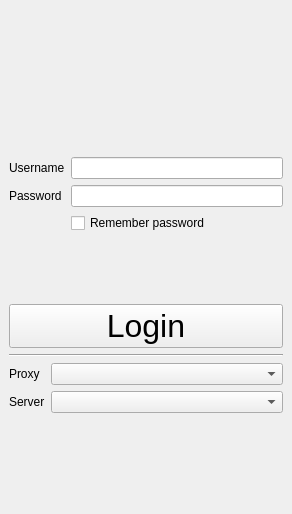
<?xml version="1.0" encoding="UTF-8"?>
<ui version="4.0">
 <class>LoginWindow</class>
 <widget class="QMainWindow" name="LoginWindow">
  <property name="geometry">
   <rect>
    <x>0</x>
    <y>0</y>
    <width>292</width>
    <height>514</height>
   </rect>
  </property>
  <property name="windowTitle">
   <string>Welcome</string>
  </property>
  <widget class="QWidget" name="centralwidget">
   <layout class="QGridLayout" name="gridLayout">
    <item row="0" column="0">
     <layout class="QVBoxLayout" name="verticalLayout">
      <item>
       <widget class="QLabel" name="logoLabel">
        <property name="frameShape">
         <enum>QFrame::NoFrame</enum>
        </property>
        <property name="frameShadow">
         <enum>QFrame::Raised</enum>
        </property>
        <property name="text">
         <string/>
        </property>
        <property name="pixmap">
         <pixmap resource="resources.qrc">:/assets/logo.png</pixmap>
        </property>
        <property name="scaledContents">
         <bool>false</bool>
        </property>
        <property name="alignment">
         <set>Qt::AlignCenter</set>
        </property>
       </widget>
      </item>
      <item>
       <layout class="QFormLayout" name="loginFormLayout">
        <item row="0" column="0">
         <widget class="QLabel" name="usernameLabel">
          <property name="text">
           <string>Username</string>
          </property>
         </widget>
        </item>
        <item row="0" column="1">
         <widget class="QLineEdit" name="usernameEdit"/>
        </item>
        <item row="1" column="0">
         <widget class="QLabel" name="passwordLabel">
          <property name="text">
           <string>Password</string>
          </property>
         </widget>
        </item>
        <item row="1" column="1">
         <widget class="QLineEdit" name="passwordEdit">
          <property name="echoMode">
           <enum>QLineEdit::Password</enum>
          </property>
         </widget>
        </item>
        <item row="2" column="1">
         <widget class="QCheckBox" name="rememberPasswordCheckBox">
          <property name="text">
           <string>Remember password</string>
          </property>
         </widget>
        </item>
       </layout>
      </item>
      <item>
       <widget class="QPushButton" name="loginButton">
        <property name="font">
         <font>
          <pointsize>24</pointsize>
         </font>
        </property>
        <property name="text">
         <string>Login</string>
        </property>
        <property name="flat">
         <bool>false</bool>
        </property>
       </widget>
      </item>
      <item>
       <widget class="Line" name="separatorLine">
        <property name="orientation">
         <enum>Qt::Horizontal</enum>
        </property>
       </widget>
      </item>
      <item>
       <layout class="QFormLayout" name="settingsFormLayout">
        <property name="sizeConstraint">
         <enum>QLayout::SetMaximumSize</enum>
        </property>
        <item row="0" column="0">
         <widget class="QLabel" name="proxyLabel">
          <property name="text">
           <string>Proxy</string>
          </property>
         </widget>
        </item>
        <item row="0" column="1">
         <widget class="QComboBox" name="serverNameComboBox">
          <property name="sizePolicy">
           <sizepolicy hsizetype="Expanding" vsizetype="Fixed">
            <horstretch>0</horstretch>
            <verstretch>0</verstretch>
           </sizepolicy>
          </property>
          <property name="minimumSize">
           <size>
            <width>200</width>
            <height>0</height>
           </size>
          </property>
          <property name="maximumSize">
           <size>
            <width>16777215</width>
            <height>16777215</height>
           </size>
          </property>
         </widget>
        </item>
        <item row="1" column="0">
         <widget class="QLabel" name="serverNameLabel">
          <property name="text">
           <string>Server</string>
          </property>
         </widget>
        </item>
        <item row="1" column="1">
         <widget class="QComboBox" name="proxyLineComboBox">
          <property name="minimumSize">
           <size>
            <width>200</width>
            <height>0</height>
           </size>
          </property>
         </widget>
        </item>
       </layout>
      </item>
     </layout>
    </item>
   </layout>
  </widget>
 </widget>
 <resources>
  <include location="resources.qrc"/>
 </resources>
 <connections/>
</ui>
